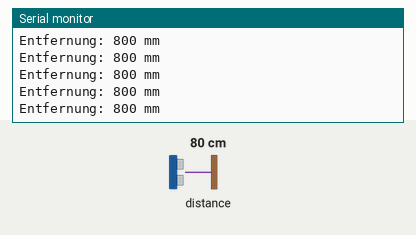
Bench run of a sketch on a simulated Arduino Uno, built with avr-gcc and run on an emulated ATmega328P. Shown: the last lines printed to the serial monitor. The test bench sets the inputs (shaded band); at power-on: distance to the obstacle 80 cm.

Above: at 1.2 s.
1.3 s: distance to the obstacle set to 2 cm
At 1.49 s:
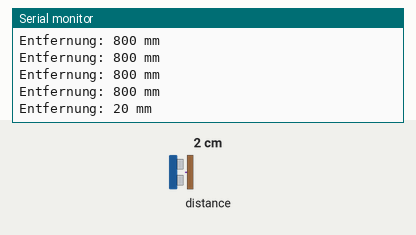
2.8 s: distance to the obstacle set to 4 cm
At 2.82 s:
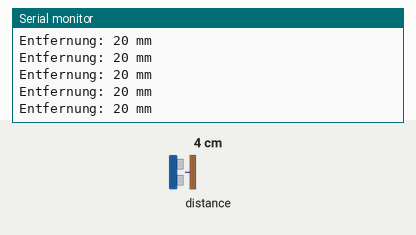
Timing chart, 0 to 5.8 s (numbered marks = the images above; inputs shaded):
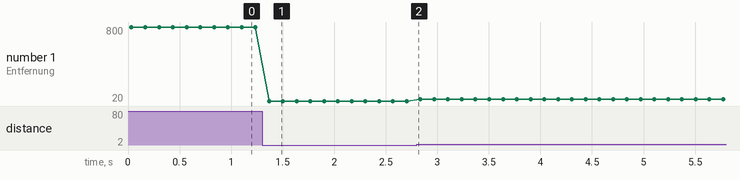

Measured:
- after the input at 1.3 s, the serial monitor: prints a new line after 0.07 s (image 1)
- plotted number 1: 800 → 20 after the input at 1.3 s, 20 → 40 after the input at 2.8 s

The sketch:

VL53L0X_Sensor_extendet.ino
```cpp
 /*
Project:  VL53L0X Laser Sensor Extendet
Author:   Thomas Edlinger for www.edistechlab.com
Date:     Created 06.01.2025
Update:
Version:  V1.0
IDE:      Arduino IDE 2.3.4

Required Board (Tools -> Board -> Boards Manager...)
- Microcontroller: Wemos d1 mini
- Board: ESP8266 by ESP8266 Community V3.1.2

Required libraries (Tools -> manage libraries)
 - VL53L0X by Pololu V1.3.1
*/

#include <VL53L0X.h>

// Sensor-Instanz erstellen
VL53L0X sensor;

void setup() {
  Serial.begin(115200);
  Wire.begin();

  // Sensor initialisieren
  if (!sensor.init()) {
    Serial.println(F("VL53L0X nicht gefunden!"));
    while (1);
  }

  // Long-Range-Modus aktivieren
  sensor.setSignalRateLimit(0.1);                                 // Standard: 0.25 (reduzieren für höhere Empfindlichkeit)
  sensor.setVcselPulsePeriod(VL53L0X::VcselPeriodPreRange, 18);   // Standard: 14
  sensor.setVcselPulsePeriod(VL53L0X::VcselPeriodFinalRange, 14); // Standard: 10
  sensor.setMeasurementTimingBudget(33000);                       // Timing-Budget auf 33 ms erhöhen (für größere Reichweite)
}

void loop() {
  uint16_t distance = sensor.readRangeSingleMillimeters();

  if (sensor.timeoutOccurred()) {
    Serial.println(F("Zeitüberschreitung bei Messung!"));
  } else {
    Serial.print(F("Entfernung: "));
    Serial.print(distance);
    Serial.println(F(" mm"));
  }

  delay(100); // Kurze Pause zwischen Messungen
}
```
